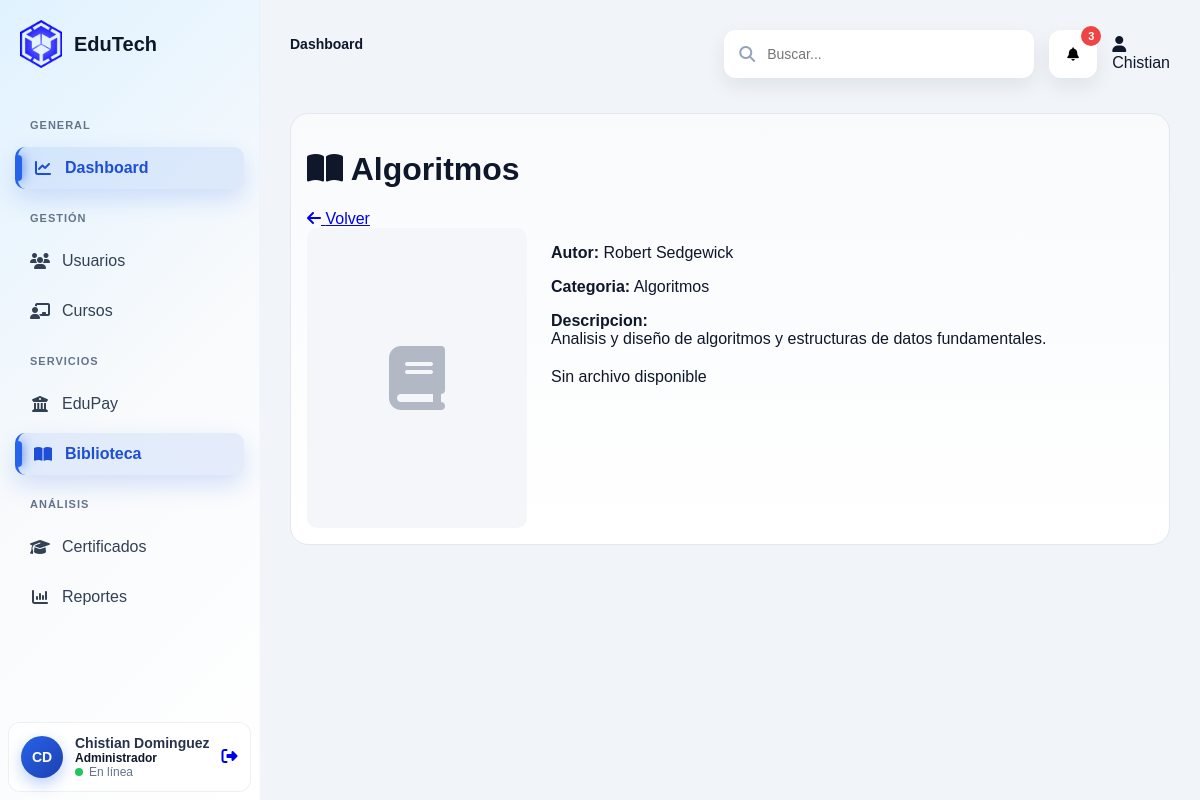
The app's page /admin/biblioteca/show?id=9 (signed in) with its own data.
### tables this page shows
CREATE TABLE libros (
    id_libro INT AUTO_INCREMENT PRIMARY KEY,
    titulo VARCHAR(150) NOT NULL,
    autor VARCHAR(120) NOT NULL,
    categoria VARCHAR(80) DEFAULT NULL,
    descripcion TEXT,
    portada VARCHAR(255) DEFAULT NULL,
    archivo_pdf VARCHAR(255) DEFAULT NULL,
    enlace VARCHAR(255) DEFAULT NULL,
    estado TINYINT(1) DEFAULT 1,
    created_at TIMESTAMP DEFAULT CURRENT_TIMESTAMP,
    updated_at TIMESTAMP DEFAULT CURRENT_TIMESTAMP ON UPDATE CURRENT_TIMESTAMP
);

### app/core/Controller.php (called while the page is built, shortened)
<?php
class Controller
{
    protected function view(string $view, array $data = [], string $layout = null): void
    {
        extract($data);
        $viewPath = dirname(__DIR__, 2) . "/views/{$view}.php";
        require $viewPath;
    }
}

### app/controllers/BibliotecaController.php (called while the page is built, shortened)
<?php
class BibliotecaController extends Controller
{
    public function show()
    {
        $id = $_GET['id'] ?? null;
        $libroModel = new Libro();
        $libro = $libroModel->find((int) $id);
        $rol = (int) ($_SESSION['user']['rol'] ?? 0);
        $this->view('admin/biblioteca/show', [
            'libro' => $libro,
            'rol' => $rol,
            'module' => 'biblioteca'
        ], 'layouts/main');
    }
}

### index.php (called while the page is built, shortened)
<?php
$router = new Router();
$router->dispatch();

### app/core/Database.php (called while the page is built, shortened)
<?php
class Database
{
    private static ?Database $instance = null;
    private PDO $connection;
    private function __construct()
    {
        $dotenv = Dotenv::createImmutable(dirname(__DIR__, 2));
        $host = $_ENV['DB_HOST'];
        $dbname = $_ENV['DB_NAME'];
        $user = $_ENV['DB_USER'];
        $pass = $_ENV['DB_PASS'];
        $charset = $_ENV['DB_CHARSET'];
        try {
            $dsn = "mysql:host={$host};dbname={$dbname};charset={$charset}";
            $this->connection = new PDO(
                $dsn,
                $user,
                $pass,
                [
                    PDO::ATTR_ERRMODE => PDO::ERRMODE_EXCEPTION,
                    PDO::ATTR_DEFAULT_FETCH_MODE => PDO::FETCH_ASSOC
                ]
            );
        } catch (PDOException $e) {
            die('Error de conexión: ' . $e->getMessage());
        }
    }
    public static function getInstance(): Database
    {
        if (self::$instance === null) {
            self::$instance = new Database();
        }
        return self::$instance;
    }
    public function getConnection(): PDO
    {
        return $this->connection;
    }
}

### app/core/Model.php (called while the page is built, shortened)
<?php
class Model
{
    protected PDO $db;
    protected string $table = '';
    protected string $primaryKey = 'id';
    public function __construct()
    {
        $this->db = Database::getInstance()->getConnection();
    }
    public function find(int $id): array|false
    {
        $sql = "SELECT * FROM {$this->table}
                WHERE {$this->primaryKey} = :id";
        $stmt = $this->db->prepare($sql);
        $stmt->bindValue(':id', $id, \PDO::PARAM_INT);
        $stmt->execute();
        return $stmt->fetch(\PDO::FETCH_ASSOC);
    }
}

### views/admin/biblioteca/show.php (the view)
<div class="module-page">
    <div class="module-card libro-detalle">
        <div class="header">
            <h1><i class="fa-solid fa-book-open"></i> <?= htmlspecialchars($libro['titulo']) ?></h1>
            <a href="/Edutech/admin/biblioteca" class="btn btn-secondary">
                <i class="fa-solid fa-arrow-left"></i> Volver
            </a>
        </div>
        <div class="libro-detalle-contenido">
            <div class="libro-portada-grande">
                <?php if (!empty($libro['portada'])): ?>
                    <img src="/Edutech/public/uploads/<?= htmlspecialchars($libro['portada']) ?>" alt="Portada">
                <?php else: ?>
                    <i class="fa-solid fa-book"></i>
                <?php endif; ?>
            </div>
            <div class="libro-detalle-info">
                <p><strong>Autor:</strong> <?= htmlspecialchars($libro['autor']) ?></p>
                <?php if (!empty($libro['categoria'])): ?>
                    <p><strong>Categoria:</strong> <?= htmlspecialchars($libro['categoria']) ?></p>
                <?php endif; ?>
                <?php if (!empty($libro['descripcion'])): ?>
                    <p><strong>Descripcion:</strong><br><?= nl2br(htmlspecialchars($libro['descripcion'])) ?></p>
                <?php endif; ?>
                <div class="libro-detalle-acciones">
                    <?php if (!empty($libro['archivo_pdf'])): ?>
                        <a class="btn"
                           href="/Edutech/public/uploads/<?= htmlspecialchars($libro['archivo_pdf']) ?>"
                           target="_blank">
                            <i class="fa-solid fa-file-pdf"></i> Descargar PDF
                        </a>
                    <?php elseif (!empty($libro['enlace']) && $libro['enlace'] !== '#'): ?>
                        <a class="btn" href="<?= htmlspecialchars($libro['enlace']) ?>" target="_blank">
                            <i class="fa-solid fa-up-right-from-square"></i> Abrir enlace
                        </a>
                    <?php else: ?>
                        <span class="badge inactivo">Sin archivo disponible</span>
                    <?php endif; ?>
                </div>
            </div>
        </div>
    </div>
</div>

### public/css/app.css (style rules this page uses)
body { margin: 0; font-family: Arial, sans-serif; background: #f1f5f9; color: #0f172a; }

### public/css/components.css (style rules this page uses)
.module-page { width: 100%; padding: 10px 0; }
.module-card { display: block; padding: 16px; margin-bottom: 20px; background: linear-gradient(180deg, #f8fafc 0%, #ffffff 100%); border: 1px solid #e2e8f0; border-radius: 18px; }

### public/css/modules/biblioteca.css (style rules this page uses)
.libro-detalle-contenido { display: flex; gap: 24px; flex-wrap: wrap; }
.libro-portada-grande { width: 220px; height: 300px; border-radius: 10px; background: #f5f6fa; display: flex; align-items: center; justify-content: center; overflow: hidden; flex-shrink: 0; }
.libro-portada-grande i { font-size: 64px; color: #b3b8c5; }
.libro-detalle-info { flex: 1; min-width: 220px; }
.libro-detalle-acciones { margin-top: 20px; }

### records on screen
libros: titulo "Algoritmos", autor "Robert Sedgewick", categoria "Algoritmos", descripcion "Analisis y diseño de algoritmos y estructuras de datos fundamentales."

### other values on screen
$iniciales "CD"
$nombreUsuario "Chistian Dominguez"
$item "Dashboard"
$_SESSION['user']['nombres'] "Chistian"
